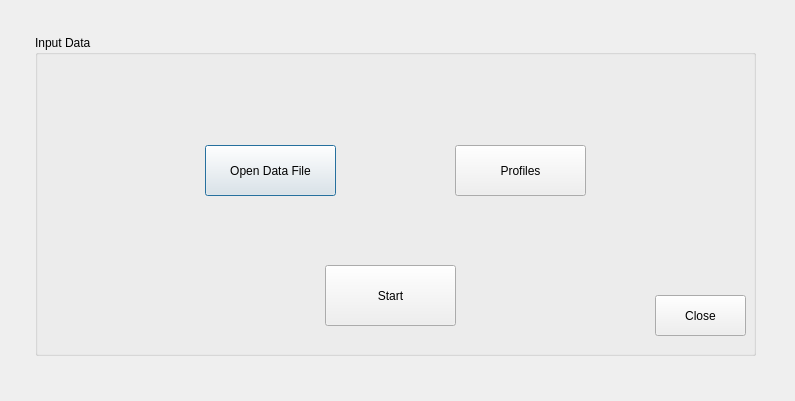
<?xml version="1.0" encoding="UTF-8"?>
<ui version="4.0">
 <class>amazonaccount</class>
 <widget class="QDialog" name="amazonaccount">
  <property name="geometry">
   <rect>
    <x>0</x>
    <y>0</y>
    <width>795</width>
    <height>401</height>
   </rect>
  </property>
  <property name="windowTitle">
   <string>Amazoun Accounts</string>
  </property>
  <widget class="QWidget" name="gridLayoutWidget">
   <property name="geometry">
    <rect>
     <x>30</x>
     <y>30</y>
     <width>731</width>
     <height>331</height>
    </rect>
   </property>
   <layout class="QGridLayout" name="container" rowstretch="0" columnstretch="0" rowminimumheight="0" columnminimumwidth="0">
    <property name="sizeConstraint">
     <enum>QLayout::SetDefaultConstraint</enum>
    </property>
    <property name="leftMargin">
     <number>5</number>
    </property>
    <property name="topMargin">
     <number>5</number>
    </property>
    <property name="rightMargin">
     <number>5</number>
    </property>
    <property name="bottomMargin">
     <number>5</number>
    </property>
    <property name="spacing">
     <number>5</number>
    </property>
    <item row="0" column="0">
     <widget class="QGroupBox" name="inputbox">
      <property name="title">
       <string>Input Data</string>
      </property>
      <widget class="QPushButton" name="browse_button">
       <property name="geometry">
        <rect>
         <x>170</x>
         <y>110</y>
         <width>131</width>
         <height>51</height>
        </rect>
       </property>
       <property name="text">
        <string>Open Data File</string>
       </property>
      </widget>
      <widget class="QPushButton" name="start_button">
       <property name="geometry">
        <rect>
         <x>290</x>
         <y>230</y>
         <width>131</width>
         <height>61</height>
        </rect>
       </property>
       <property name="text">
        <string>Start</string>
       </property>
      </widget>
      <widget class="QPushButton" name="close_button">
       <property name="geometry">
        <rect>
         <x>620</x>
         <y>260</y>
         <width>91</width>
         <height>41</height>
        </rect>
       </property>
       <property name="text">
        <string>Close</string>
       </property>
      </widget>
      <widget class="QLabel" name="logo">
       <property name="geometry">
        <rect>
         <x>40</x>
         <y>40</y>
         <width>71</width>
         <height>71</height>
        </rect>
       </property>
       <property name="text">
        <string/>
       </property>
       <property name="pixmap">
        <pixmap>../icon.png</pixmap>
       </property>
      </widget>
      <widget class="QPushButton" name="profiles_button">
       <property name="geometry">
        <rect>
         <x>420</x>
         <y>110</y>
         <width>131</width>
         <height>51</height>
        </rect>
       </property>
       <property name="text">
        <string>Profiles</string>
       </property>
      </widget>
     </widget>
    </item>
   </layout>
  </widget>
 </widget>
 <resources/>
 <connections/>
</ui>
